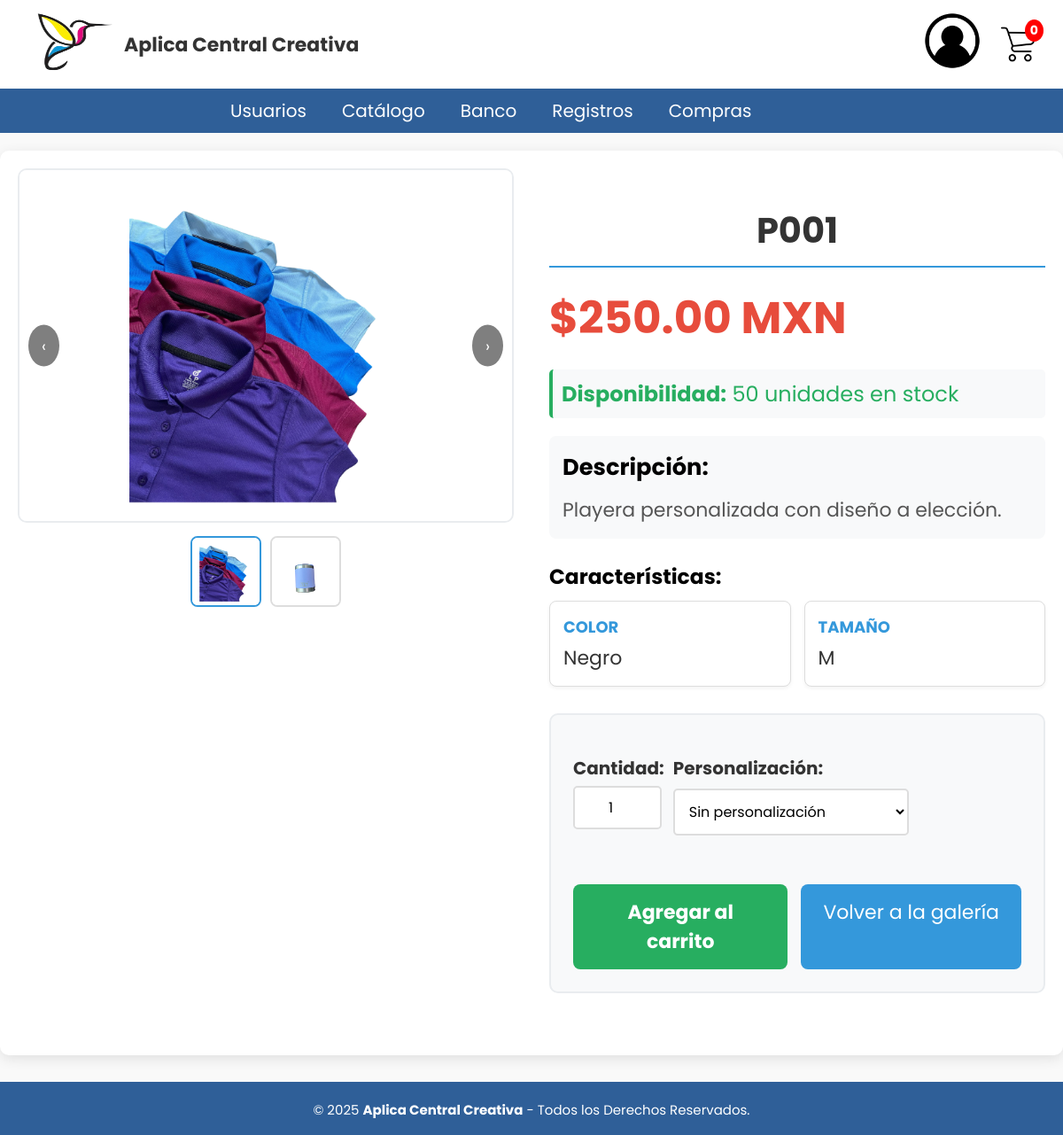
The app's page /Home/Detalle_articulo.php?id=P001 (signed in) with its own data.
### tables this page shows
CREATE TABLE articulos(
id_articulo VARCHAR(5) NOT NULL PRIMARY KEY UNIQUE,
descripcion TEXT NOT NULL,
id_detalle_articulo INT NOT NULL,
CONSTRAINT fk_deta_art FOREIGN KEY (id_detalle_articulo) REFERENCES detalle_articulos(id_detalle_articulo)
);

CREATE TABLE detalle_articulos(
id_detalle_articulo INT NOT NULL PRIMARY KEY AUTO_INCREMENT,
existencia INT NOT NULL,
costo DECIMAL(6,2) NOT NULL,
precio DECIMAL(6,2) NOT NULL,
id_proveedor INT NOT NULL,
estatus ENUM('Disponible','No Disponible','Descontinuado') DEFAULT 'Disponible',
CONSTRAINT fk_proveedor FOREIGN KEY (id_proveedor) REFERENCES usuario(id_usuario)
);

### Home/Detalle_articulo.php (the view, shortened to what this page needs)
<?php
include('../Nav/header.php');
$id_articulo = $_GET['id'];
$sql = "SELECT DISTINCT
          a.id_articulo,
          a.descripcion,
          d.precio,
          d.existencia,
          d.estatus,
          d.id_detalle_articulo
        FROM articulos a
        INNER JOIN detalle_articulos d ON a.id_detalle_articulo = d.id_detalle_articulo
        WHERE a.id_articulo = ? AND d.estatus = 'Disponible'";
$stmt = $conn->prepare($sql);
$stmt->bind_param("s", $id_articulo);
$stmt->execute();
$resultado = $stmt->get_result();
$producto = $resultado->fetch_assoc();
$sql_imagenes = "SELECT ac.valor
                FROM articulo_completo ac
                INNER JOIN atributos at ON ac.id_atributo = at.id_atributo
                WHERE ac.id_articulo = ? AND at.nombre = 'Imagen'";
$stmt_imagenes = $conn->prepare($sql_imagenes);
$stmt_imagenes->bind_param("s", $id_articulo);
$stmt_imagenes->execute();
$resultado_imagenes = $stmt_imagenes->get_result();
$imagenes = [];
while ($img = $resultado_imagenes->fetch_assoc()) {
    $imagenes[] = $img['valor'];
}
$sql_atributos = "SELECT at.nombre, ac.valor
                 FROM articulo_completo ac
                 INNER JOIN atributos at ON ac.id_atributo = at.id_atributo
                 WHERE ac.id_articulo = ? AND at.nombre != 'Imagen'
                 ORDER BY at.nombre";
$stmt_atributos = $conn->prepare($sql_atributos);
$stmt_atributos->bind_param("s", $id_articulo);
$stmt_atributos->execute();
$resultado_atributos = $stmt_atributos->get_result();
$atributos = [];
while ($attr = $resultado_atributos->fetch_assoc()) {
    $atributos[$attr['nombre']] = $attr['valor'];
}
?>
<!DOCTYPE html>
<html lang="es">
<head>
  <link rel="stylesheet" href="Home.css" />
</head>
<body>
<div class="detalle-container">
  <div class="producto-detalle">
    <div class="imagenes-container">
      <div class="imagen-principal">
        <?php if (!empty($imagenes)): ?>
          <?php foreach ($imagenes as $index => $imagen): ?>
            <img src="../Imagenes/<?php echo htmlspecialchars($imagen); ?>"
                 alt="<?php echo htmlspecialchars($producto['descripcion']); ?>"
                 class="imagen-detalle <?php echo $index === 0 ? 'active' : ''; ?>"
                 data-index="<?php echo $index; ?>">
          <?php endforeach; ?>
          <?php if (count($imagenes) > 1): ?>
            <button class="navegacion-imagenes nav-izquierda" onclick="cambiarImagen(-1)">‹</button>
            <button class="navegacion-imagenes nav-derecha" onclick="cambiarImagen(1)">›</button>
          <?php endif; ?>
        <?php else: ?>
          <img src="../Imagenes/no-image.png" alt="Sin imagen" class="imagen-detalle active">
        <?php endif; ?>
      </div>
      <?php if (count($imagenes) > 1): ?>
        <div class="imagenes-miniatura">
          <?php foreach ($imagenes as $index => $imagen): ?>
            <div class="miniatura <?php echo $index === 0 ? 'active' : ''; ?>" onclick="mostrarImagen(<?php echo $index; ?>)">
              <img src="../Imagenes/<?php echo htmlspecialchars($imagen); ?>" alt="Miniatura <?php echo $index + 1; ?>">
            </div>
          <?php endforeach; ?>
        </div>
      <?php endif; ?>
    </div>
    <div class="informacion-producto">
      <h1 class="titulo-producto"><?php echo htmlspecialchars($producto['id_articulo']); ?></h1>
      <p class="precio-producto">$<?php echo number_format($producto['precio'], 2); ?> MXN</p>
      <div class="stock-info">
        <strong>Disponibilidad:</strong> <?php echo $producto['existencia']; ?> unidades en stock
      </div>
      <div class="descripcion-producto">
        <h3>Descripción:</h3>
        <p><?php echo htmlspecialchars($producto['descripcion']); ?></p>
      </div>
      <?php if (!empty($atributos)): ?>
        <h3>Características:</h3>
        <div class="atributos-lista">
          <?php foreach ($atributos as $nombre => $valor): ?>
            <div class="atributo-item">
              <div class="atributo-nombre"><?php echo htmlspecialchars($nombre); ?></div>
              <div class="atributo-valor"><?php echo htmlspecialchars($valor); ?></div>
            </div>
          <?php endforeach; ?>
        </div>
      <?php endif; ?>
      <div class="formulario-compra">
        <form action="Agregar_Carrito.php" method="POST">
          <div class="campo-cantidad">
            <label for="cantidad">Cantidad:</label>
            <input type="number" id="cantidad" name="cantidad" value="1" min="1" max="<?php echo $producto['existencia']; ?>" required>
          </div>
          <div class="campo-personalizacion">
            <label for="personalizacion">Personalización:</label>
            <select name="personalizacion" id="personalizacion">
              <option value="">Sin personalización</option>
            </select>
          </div>
          <div class="botones-accion">
            <button type="submit" class="btn-agregar-carrito">Agregar al carrito</button>
            <a href="Home.php" class="btn-volver">Volver a la galería</a>
          </div>
        </form>
      </div>
    </div>
  </div>
</div>
</body>
<?php
include ('../Nav/footer.php');
?>
</html>

### CSS/cabecera.css (style rules this page uses)
html { font-size: 20px; overflow-y: auto; font-family: 'Poppins', sans-serif; }

### CSS/menu.css (style rules this page uses)
* { padding: 0px; margin: 0px; }

### CSS/tablas_boton.css (style rules this page uses)
a { text-decoration: underline; color: rgb(0, 0, 0); }

### CSS/formularios.css (style rules this page uses)
* { font-family: 'Poppins', sans-serif; margin: 0; padding: 0; box-sizing: border-box; }

### CSS/departamentos.css (style rules this page uses)
a { text-decoration: underline; color: purple; }

### CSS/cabecera2.css (style rules this page uses)
* { padding: 0px; margin: 0px; }
h1, h2 { color: #000000; }

### CSS/Carrito.css (style rules this page uses)
body { font-family: 'Segoe UI', Tahoma, Geneva, Verdana, sans-serif; background-color: #f4f4f9; color: #000000; }
h1 { text-align: center; margin-bottom: 30px; color: #000000; }

### CSS/direccion.css (style rules this page uses)
body { font-family: 'Segoe UI', Tahoma, Geneva, Verdana, sans-serif; background-color: #f4f4f9; color: #000000; }
h1 { text-align: center; margin-bottom: 30px; color: #000000; }
h3 { color: #000000; margin-bottom: 10px; }
label { display: block; margin-bottom: 10px; font-size: 20px; cursor: pointer; }

### CSS/confirmar_pedido.css (style rules this page uses)
body { font-family: 'Segoe UI', Tahoma, Geneva, Verdana, sans-serif; background-color: #f4f4f9; color: #000000; margin: 0; padding: 0; }
h1 { text-align: center; color: #000000; margin-top: 20px; }

### CSS/reporte_ventas.css (style rules this page uses)
body { font-family: Arial, sans-serif; background-color: #f8f9fa; color: #333; }

### CSS/seguimiento_pedido.css (style rules this page uses)
form { margin-top: 20px; display: flex; gap: 10px; flex-wrap: wrap; }

### Home/Home.css (style rules this page uses)
body { font-family: Arial, sans-serif; margin: 0; padding: 0; background-color: #f9f9f9; }

### records on screen
articulos: id_articulo "P001", id_detalle_articulo.precio "250.00", id_detalle_articulo.existencia "50", descripcion "Playera personalizada con diseño a elección."

### other values on screen
$total_cantidad "0"
$nombre "Usuarios"
$nombre "Catálogo"
$nombre "Banco"
$nombre "Registros"
$nombre "Compras"
$nombre "COLOR"
$valor "Negro"
$nombre "TAMAÑO"
$valor "M"
